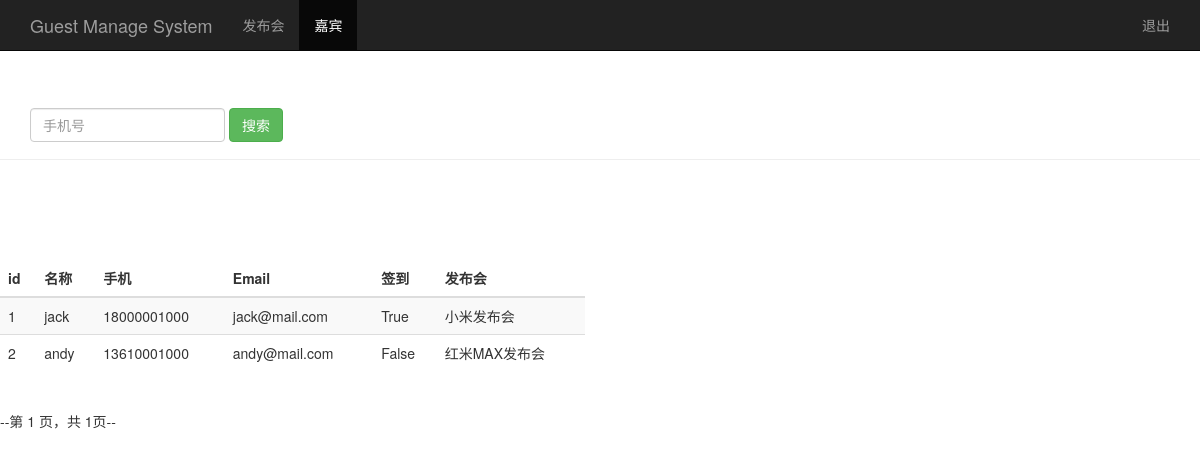
/guest_manage/, run on the app's committed database.
### sign/models.py (models this page shows, shortened)
class Guest(models.Model):
    event=models.ForeignKey(Event,on_delete=models.PROTECT)
    realname=models.CharField(max_length=64)
    phone=models.CharField(max_length=16)
    email=models.EmailField()
    sign=models.BooleanField()
    create_time=models.DateTimeField(auto_now=True)
    class Meta:
        unique_together=('event','phone')

class Event(models.Model):
    name=models.CharField(max_length=100)
    limit=models.IntegerField()
    status=models.BooleanField()
    address=models.CharField(max_length=200)
    start_time=models.DateTimeField('events times')
    create_time=models.DateTimeField(auto_now=True)
    def __str__(self):
        return self.name

### sign/views.py (the view)
# urls.py: path('guest_manage/',views.guest_manage),
def guest_manage(request):
    username=request.session.get('user','')
    guest_list=Guest.objects.all()
    pages=Paginator(guest_list,2)
    page=request.GET.get('page')          #通过GET请求得到当前要显示第几页的数据
    try:
        contacts=pages.page(page)
    except PageNotAnInteger:
        contacts=pages.page(1)
    except EmptyPage:
        contacts=pages.page(pages.num_pages)
    return render(request,'guest_manage.html',{'user':username,'guests':contacts})

### sign/templates/guest_manage.html (shortened to what this page needs)
<!DOCTYPE html>
<html lang="zh-CN">
<head>
    {% load bootstrap3 %}
    {% bootstrap_css %}
</head>
<body role="document">
    <nav class="navbar navbar-inverse navbar-fixed-top">
        <div class="container">
            <div class="navbar-header">
                <a class="navbar-brand" href="/event_manage/">Guest Manage System</a>
            </div>
            <div id="navbar" class="collapse navbar-collapse">
                <ul class="nav navbar-nav">
                    <li><a href="/event_manage/">发布会</a></li>
                    <li class="active"><a href="#">嘉宾</a></li>
                </ul>
                <ul class="nav navbar-nav navbar-right">
                    <li><a href="#">{{user}}</a></li>
                    <li><a href="/logout/">退出</a></li>
                </ul>
            </div>
        </div>
    </nav>
    <div class="page-header" style="padding-top: 60px;">
        <div id="navbar" class="navbar-collapse collapse">
            <form class="navbar-form" method="get" action="/search_phone/">
                <div class="form-group">
                    <input name="phone" type="text" placeholder="手机号" class="form-control">
                </div>
                <button type="submit" class="btn btn-success">搜索</button>
            </form>
        </div>
    </div>
    <div class="row" style="padding-top: 80px;">
        <div class="col-md-6">
            <table class="table table-striped">
                <thead>
                <tr>
                    <th>id</th><th>名称</th><th>手机</th><th>Email</th><th>签到</th><th>发布会</th>
                </tr>
                </thead>
                <tbody>
                {% for guest in guests %}
                    <tr>
                        <td>{{guest.id}}</td>
                        <td>{{guest.realname}}</td>
                        <td>{{guest.phone}}</td>
                        <td>{{guest.email}}</td>
                        <td>{{guest.sign}}</td>
                        <td>{{guest.event}}</td>
                    </tr>
                {% endfor %}
                </tbody>
            </table>
        </div>
    </div>
</body>
</html>
<div class="pagination">
    <span class="step-links">
        <span class="current">
            --第 {{guests.number}} 页，共 {{guests.paginator.num_pages}}页--
        </span>
    </span>
</div>

### data on the page
Guest: id "1", realname "jack", phone "18000001000", email "jack@mail.com", sign "True", event "小米发布会"
Guest: id "2", realname "andy", phone "13610001000", email "andy@mail.com", sign "False", event "红米MAX发布会"

### other printed values
{{ guests.number }} "1"
{{ guests.paginator.num_pages }} "1"
